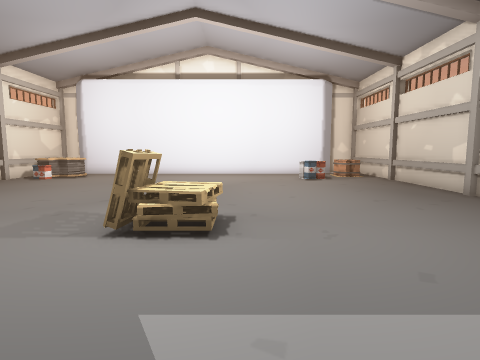
view 1 (above)

19 first-person views from a walk through a 3-D level made in the Unity game engine. The camera is 1.5 m above the floor, tilts 6° down and sees 80° across. The floor is counted in squares, 1 m on a side. Each view is taken from the middle of a square. On the plan, view 1 faces up. The plan holds only what a view shows up to about 14 squares ahead; the rest is blank. The place goes on beyond the plan. The player character is not drawn.

view 2
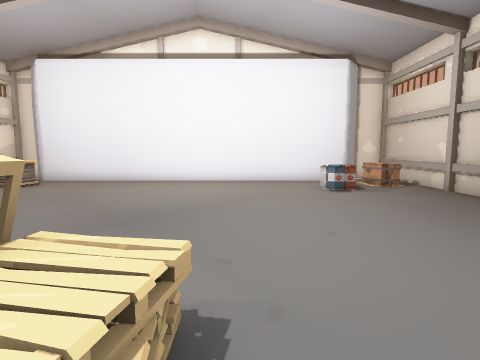

view 3
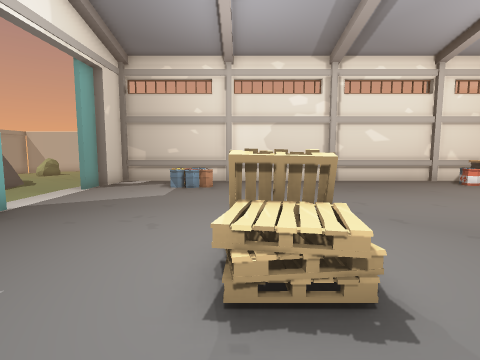

view 4
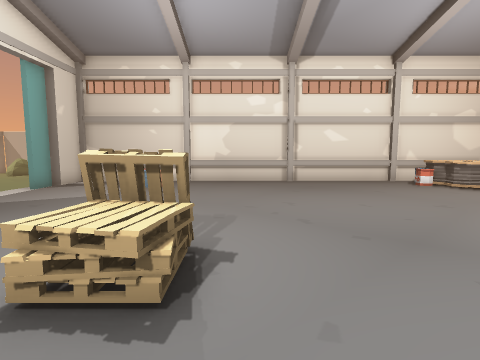

view 5
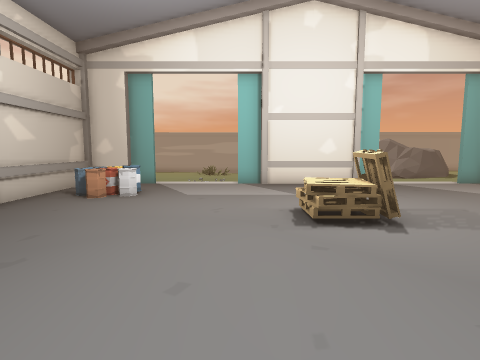

view 6
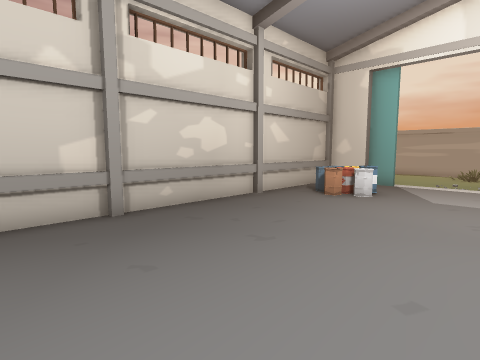

view 7
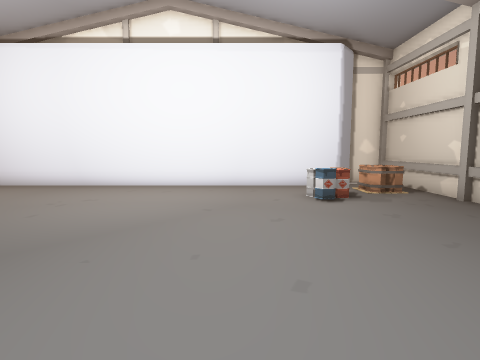

view 8
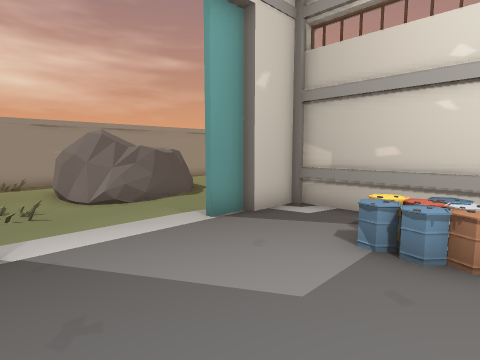

view 9
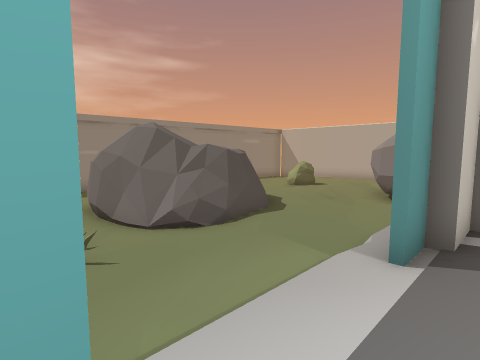

view 10
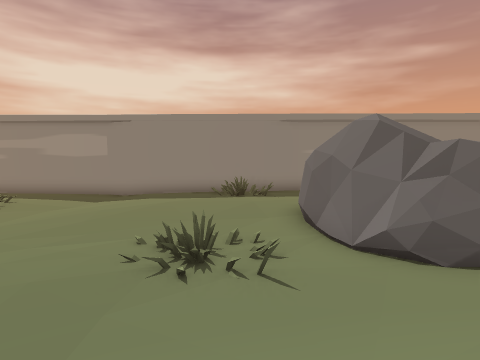

view 11
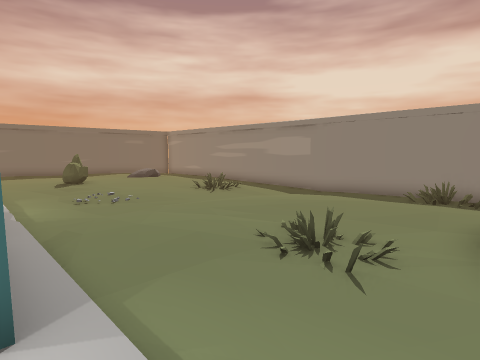

view 12
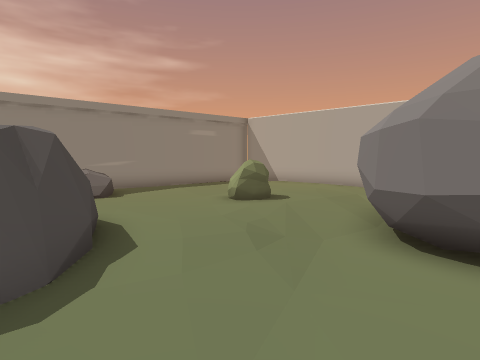

view 13
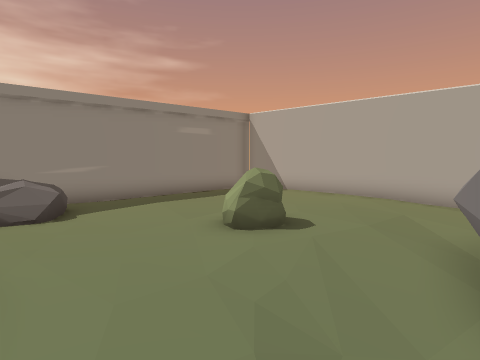

view 14
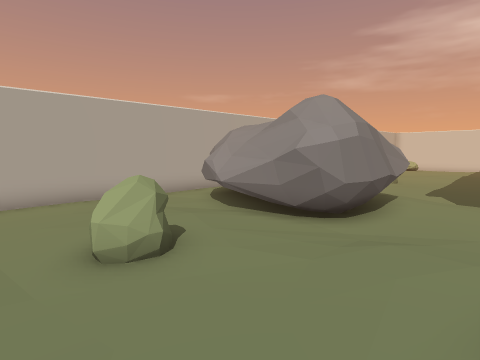

view 15
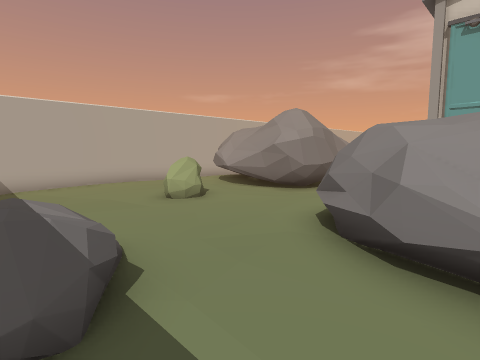

view 16
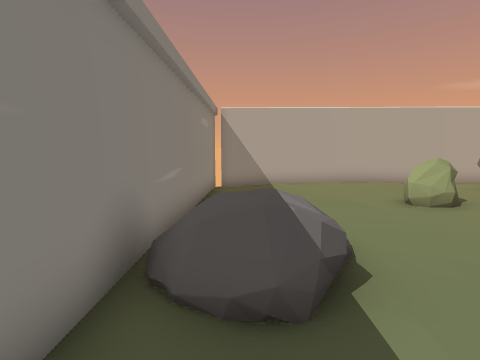

view 17
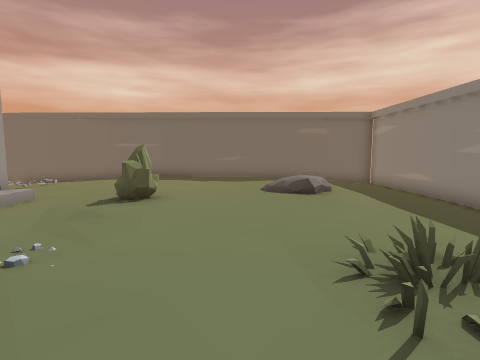

view 18
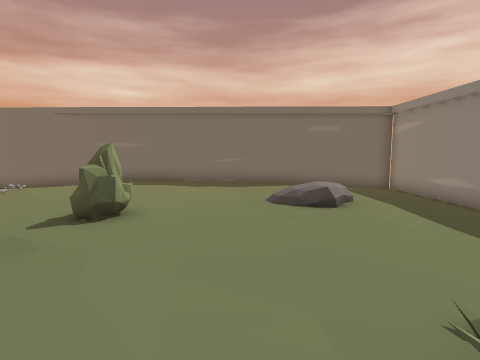

view 19
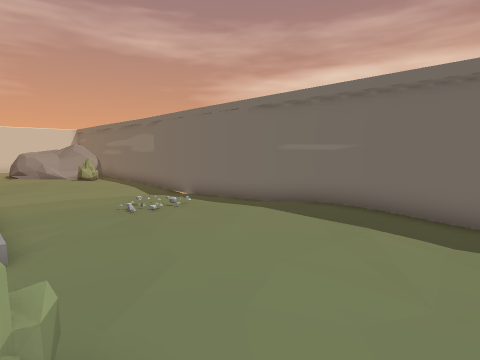

### Floor plan
Key: @ floor where view 1 was taken; # wall or solid block; . main floor; - floor 0.25 m lower than the main floor; _ floor 0.5 m lower than the main floor; < floor 0.75 m lower than the main floor; / step, stairs or slope; ^ raised ledge; O other object.
Columns run from 24 left of view 1 to 16 right of it. Each row starts with its distance up from view 1.
 20                               ###
 19             #                 ###
 18             #O################  #
 17             #OOO..............OO#
 16             #OOO............OOOO#
 15             #OO............OO...#
 14             #...................#
 13             #...................#
 12             #...................#
 11             #...................#
 10             #...................# _-
  9             #...................#__--
  8             #...................#_____
  7             #...................#______
  6         __  #.........OOO.......#______<
  5        ____ #.........OO........#___<<<<#
  4        ____ #.O.................#______<#
  3        ____ #OOO.............OO.#______<#
  2          __ #.O..............OO.#___//__#
  1         #-- #................O .#___//__#
  0         #-- #...........@.....  #-_--___#
 -1         #-- ###/...#######...####------_#
 -2         #---/////////////////////-------#
 -3  #      #---------------_--___----------#
 -4 ##-######----------------_-___----------#
 -5 #_---^-----.-OOO---O-----------OO----__-#
 -6 #---------..OOOOO---------------O---____#
 -7 #------O--..OOOOO--------------------___#
 -8 #-----OO---OOOOOO-------__-----------___#
 -9 #-----O----.OOO O-------_____----//---__#
-10 #__----------OO -------___OOO----/   --_#
-11 #___----------- ------_____O--_---/     #
-12 #__------OOO--  ---___________________  #
-13 #____----OOO- - _O______________________#
-14 ########_-OO_  ________<<<<_____________#
-15        ##################################

Positions as (right, up) in squares from view 1, and headings:
1: (0, 0), facing up
2: (0, 4), facing up
3: (2, 5), facing left
4: (2, 7), facing left
5: (1, 12), facing down
6: (1, 12), facing down-right
7: (1, 6), facing up
8: (-5, 4), facing down-left
9: (-5, 0), facing down-left
10: (-6, -1), facing down
11: (-8, -1), facing down-right
12: (-11, -2), facing down-left
13: (-13, -4), facing down-left
14: (-13, -10), facing up-left
15: (-10, -13), facing up-left
16: (-10, -13), facing left
17: (0, -8), facing right
18: (2, -8), facing right
19: (8, -7), facing up-right
